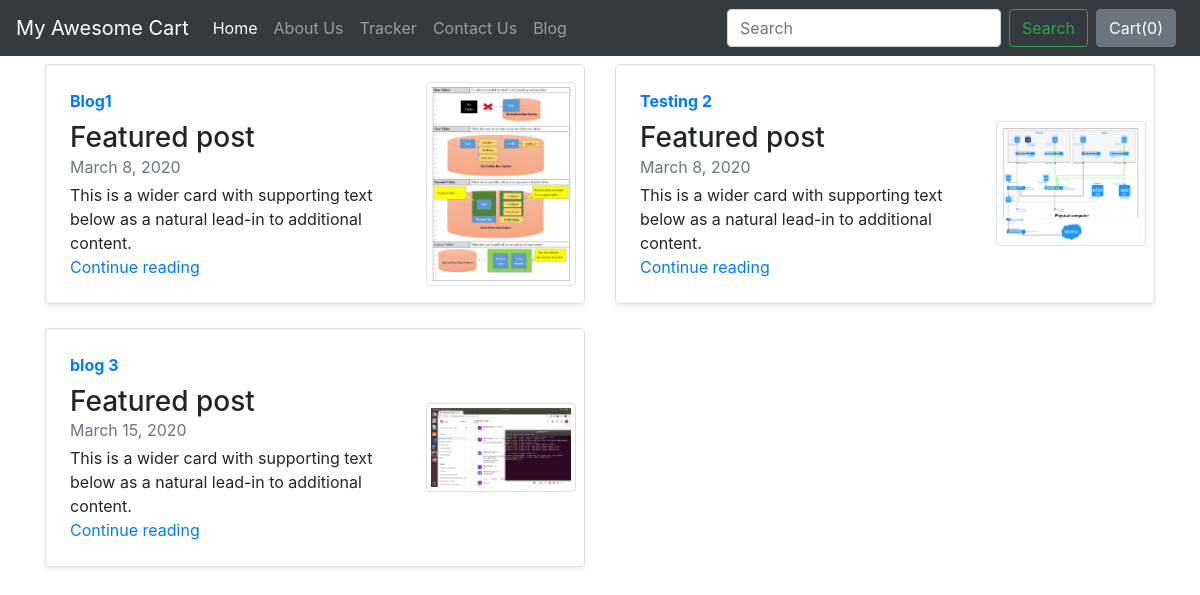
Screenshot of /blog/ with the database file from the repository.
### blog/models.py (models this page shows, shortened)
class Blogpost(models.Model):
    post_id = models.AutoField(primary_key=True)
    title = models.CharField(max_length=50)
    head0 = models.CharField(max_length=500,default='')
    chead0 = models.CharField(max_length=500,default='')
    head1 = models.CharField(max_length=500,default='')
    chead1 = models.CharField(max_length=500,default='')
    head2 = models.CharField(max_length=500,default='')
    chead2 = models.CharField(max_length=500,default='')
    pub_date = models.DateField()
    thumbnail = models.ImageField(upload_to='blog/images',default="")

### blog/views.py (the view)
# urls.py: path('', views.index,name="blogHome"),
def index(request):
    blog_data = Blogpost.objects.all()
    return render(request,'blog/index.html',{'blogs':blog_data,'range':range(3)})

### blog/templates/blog/index.html (shortened to what this page needs)
{% extends 'blog/basic.html' %}
{% block body %}
{% load static %}
<div class="container mt-2">
    <div class="row mb-2">
        {% for item in blogs %}
            <div class="col-md-6">
                <div class="row no-gutters border rounded overflow-hidden flex-md-row mb-4 shadow-sm h-md-250 position-relative">
                    <div class="col p-4 d-flex flex-column position-static">
                        <strong class="d-inline-block mb-2 text-primary">{{item.title}}</strong>
                        <h3 class="mb-0">Featured post</h3>
                        <div class="mb-1 text-muted">{{item.pub_date}}</div>
                        <p class="card-text mb-auto">This is a wider card with supporting text below as a natural lead-in to additional content.</p>
                        <a href="blogpost/{{item.post_id}}" class="stretched-link">Continue reading</a>
                    </div>
                    <div class="col-auto d-none d-lg-block my-auto mx-2 custom-image-container">
                        <img src="/media/{{item.thumbnail}}" alt="Blog1" class="img-thumbnail mr-3 mt-3 mx-auto my-auto " >
                    </div>
                </div>
                {% if forloop.counter|divisibleby:2 %}
                    </div><div class="row mb-2">
                {% endif %}
            </div>
        {% endfor %}
    </div>
</div>
{% endblock %}

### rows the page displays
Blogpost: title "Blog1", pub_date "March 8, 2020", thumbnail (picture)
Blogpost: title "Testing 2", pub_date "March 8, 2020", thumbnail (picture)
Blogpost: title "blog 3", pub_date "March 15, 2020", thumbnail (picture)
